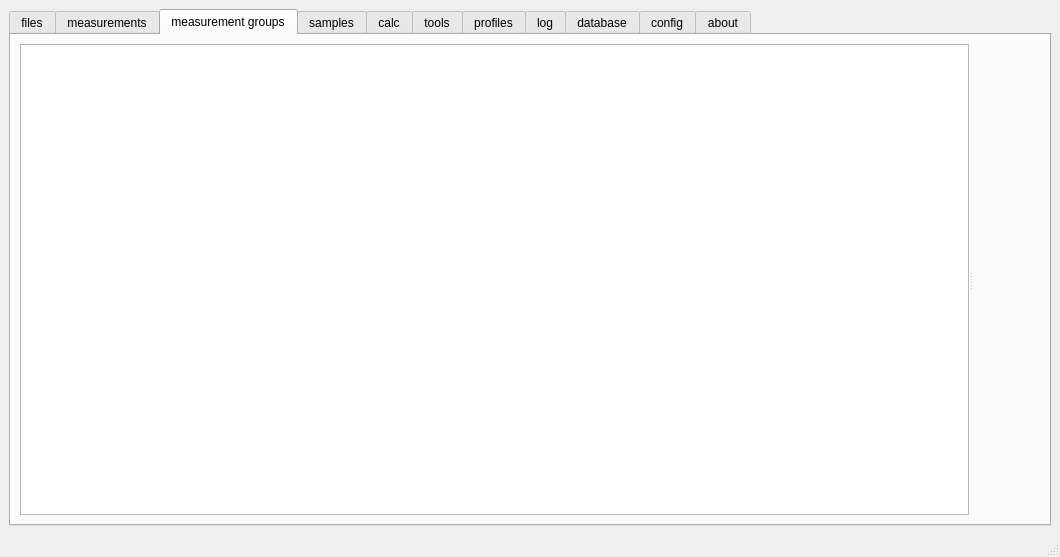
<?xml version="1.0" encoding="UTF-8"?>
<ui version="4.0">
 <class>MainWindow</class>
 <widget class="QMainWindow" name="MainWindow">
  <property name="geometry">
   <rect>
    <x>0</x>
    <y>0</y>
    <width>1060</width>
    <height>557</height>
   </rect>
  </property>
  <property name="sizePolicy">
   <sizepolicy hsizetype="Expanding" vsizetype="Expanding">
    <horstretch>0</horstretch>
    <verstretch>0</verstretch>
   </sizepolicy>
  </property>
  <property name="windowTitle">
   <string>claus</string>
  </property>
  <widget class="QWidget" name="centralwidget">
   <layout class="QVBoxLayout" name="verticalLayout">
    <item>
     <widget class="QTabWidget" name="tabWidget">
      <property name="toolTip">
       <string>&lt;html&gt;&lt;head/&gt;&lt;body&gt;&lt;p&gt;... for further automation&lt;/p&gt;&lt;/body&gt;&lt;/html&gt;</string>
      </property>
      <property name="currentIndex">
       <number>2</number>
      </property>
      <widget class="QWidget" name="tab_files">
       <attribute name="title">
        <string>files</string>
       </attribute>
       <layout class="QVBoxLayout" name="verticalLayout_2">
        <item>
         <widget class="files_treeview_t" name="files_treeView"/>
        </item>
        <item>
         <layout class="QHBoxLayout" name="horizontalLayout_2">
          <item>
           <widget class="QPushButton" name="button_files_to_measurements">
            <property name="text">
             <string>convert selected files to measurements</string>
            </property>
           </widget>
          </item>
          <item>
           <widget class="QPushButton" name="remove_files_duplicates">
            <property name="text">
             <string>remove duplicates</string>
            </property>
           </widget>
          </item>
          <item>
           <widget class="QCheckBox" name="scan_dropped_files_recursivly">
            <property name="text">
             <string>scan dropped folders recursivly</string>
            </property>
            <property name="checked">
             <bool>true</bool>
            </property>
           </widget>
          </item>
         </layout>
        </item>
       </layout>
      </widget>
      <widget class="QWidget" name="tab_measurements">
       <property name="sizePolicy">
        <sizepolicy hsizetype="Minimum" vsizetype="Preferred">
         <horstretch>0</horstretch>
         <verstretch>0</verstretch>
        </sizepolicy>
       </property>
       <attribute name="title">
        <string>measurements</string>
       </attribute>
       <layout class="QHBoxLayout" name="horizontalLayout_7">
        <item>
         <layout class="QVBoxLayout" name="verticalLayout_3">
          <item>
           <widget class="QSplitter" name="splitter">
            <property name="sizePolicy">
             <sizepolicy hsizetype="Minimum" vsizetype="Preferred">
              <horstretch>0</horstretch>
              <verstretch>0</verstretch>
             </sizepolicy>
            </property>
            <property name="layoutDirection">
             <enum>Qt::LeftToRight</enum>
            </property>
            <property name="orientation">
             <enum>Qt::Horizontal</enum>
            </property>
            <property name="handleWidth">
             <number>4</number>
            </property>
            <widget class="measurements_treeview_t" name="measurements_treeView"/>
            <widget class="plotwindow_t" name="measurement_plot_window" native="true"/>
           </widget>
          </item>
         </layout>
        </item>
       </layout>
      </widget>
      <widget class="QWidget" name="tab_MGs">
       <attribute name="title">
        <string>measurement groups</string>
       </attribute>
       <layout class="QHBoxLayout" name="horizontalLayout_4">
        <item>
         <widget class="QSplitter" name="splitter_2">
          <property name="orientation">
           <enum>Qt::Horizontal</enum>
          </property>
          <widget class="mgroups_treeview_t" name="mgroups_treeview">
           <property name="sizePolicy">
            <sizepolicy hsizetype="Expanding" vsizetype="Expanding">
             <horstretch>0</horstretch>
             <verstretch>0</verstretch>
            </sizepolicy>
           </property>
          </widget>
          <widget class="QStackedWidget" name="stackedWidget">
           <property name="currentIndex">
            <number>1</number>
           </property>
           <widget class="QWidget" name="page_3">
            <layout class="QHBoxLayout" name="horizontalLayout_5"/>
           </widget>
           <widget class="QWidget" name="page_4">
            <layout class="QVBoxLayout" name="verticalLayout_5">
             <item>
              <widget class="sims_plot_measurement_widget_t" name="sims_plot_measurement_widget" native="true"/>
             </item>
            </layout>
           </widget>
          </widget>
         </widget>
        </item>
       </layout>
      </widget>
      <widget class="QWidget" name="tab_samples">
       <attribute name="title">
        <string>samples</string>
       </attribute>
      </widget>
      <widget class="QWidget" name="tab_calc">
       <attribute name="title">
        <string>calc</string>
       </attribute>
      </widget>
      <widget class="QWidget" name="tab_tools">
       <attribute name="title">
        <string>tools</string>
       </attribute>
      </widget>
      <widget class="QWidget" name="tab_profiles">
       <attribute name="title">
        <string>profiles</string>
       </attribute>
      </widget>
      <widget class="QWidget" name="tab_log">
       <attribute name="title">
        <string>log</string>
       </attribute>
       <layout class="QVBoxLayout" name="verticalLayout_4">
        <item>
         <layout class="QHBoxLayout" name="horizontalLayout">
          <item>
           <widget class="QCheckBox" name="tab_log_warning">
            <property name="text">
             <string>WARNING</string>
            </property>
            <property name="checked">
             <bool>true</bool>
            </property>
           </widget>
          </item>
          <item>
           <widget class="QCheckBox" name="tab_log_info">
            <property name="text">
             <string>INFO</string>
            </property>
            <property name="checked">
             <bool>true</bool>
            </property>
           </widget>
          </item>
          <item>
           <widget class="QCheckBox" name="tab_log_debug">
            <property name="text">
             <string>DEBUG</string>
            </property>
            <property name="checked">
             <bool>true</bool>
            </property>
           </widget>
          </item>
          <item>
           <widget class="QPushButton" name="tab_log_clear_button">
            <property name="text">
             <string>clear</string>
            </property>
           </widget>
          </item>
         </layout>
        </item>
        <item>
         <widget class="table_log_t" name="tab_log_table"/>
        </item>
       </layout>
      </widget>
      <widget class="QWidget" name="tab_database">
       <attribute name="title">
        <string>database</string>
       </attribute>
      </widget>
      <widget class="QWidget" name="tab_config">
       <attribute name="title">
        <string>config</string>
       </attribute>
       <layout class="QHBoxLayout" name="horizontalLayout_13">
        <item>
         <layout class="QVBoxLayout" name="verticalLayout_12">
          <item>
           <widget class="QTextEdit" name="tofsims_export_directory_textEdit">
            <property name="placeholderText">
             <string>/tmp/exports/tofsims/</string>
            </property>
           </widget>
          </item>
          <item>
           <widget class="QTextEdit" name="dsims_export_directory_textEdit">
            <property name="placeholderText">
             <string>/tmp/exports/dsims/</string>
            </property>
           </widget>
          </item>
         </layout>
        </item>
       </layout>
      </widget>
      <widget class="QWidget" name="tab_about">
       <attribute name="title">
        <string>about</string>
       </attribute>
       <layout class="QHBoxLayout" name="horizontalLayout_3">
        <item>
         <widget class="QLabel" name="about_label">
          <property name="layoutDirection">
           <enum>Qt::LeftToRight</enum>
          </property>
          <property name="text">
           <string>&lt;html&gt;&lt;head/&gt;&lt;body&gt;&lt;p align=&quot;center&quot;&gt;&lt;span style=&quot; font-size:14pt;&quot;&gt;claus V2&lt;/span&gt;&lt;/p&gt;&lt;p align=&quot;center&quot;&gt;&lt;a href=&quot;https://github.com/flosious/CLAUS2&quot;&gt;&lt;span style=&quot; text-decoration: underline; color:#007af4;&quot;&gt;https://github.com/flosious/CLAUS2&lt;/span&gt;&lt;/a&gt;&lt;/p&gt;&lt;p align=&quot;center&quot;&gt;&lt;span style=&quot; font-style:italic; color:#a8abb0;&quot;&gt;Copyright(C) 2020-2022 Florian Bärwolf&lt;/span&gt;&lt;/p&gt;&lt;p align=&quot;center&quot;&gt;&lt;a href=&quot;floribaer@gmx.de&quot;&gt;&lt;span style=&quot; text-decoration: underline; color:#007af4;&quot;&gt;floribaer@gmx.de&lt;/span&gt;&lt;/a&gt;&lt;/p&gt;&lt;p align=&quot;center&quot;&gt;&lt;span style=&quot; font-family:'Hack'; color:#a8abb0;&quot;&gt;This program is free software: you can redistribute it and/or modify&lt;/span&gt;&lt;/p&gt;&lt;p align=&quot;center&quot;&gt;&lt;span style=&quot; font-family:'Hack'; color:#a8abb0;&quot;&gt;it under the terms of the GNU General Public License as published by&lt;/span&gt;&lt;/p&gt;&lt;p align=&quot;center&quot;&gt;&lt;span style=&quot; font-family:'Hack'; color:#a8abb0;&quot;&gt;the Free Software Foundation, either version 3 of the License, or&lt;/span&gt;&lt;/p&gt;&lt;p align=&quot;center&quot;&gt;&lt;span style=&quot; font-family:'Hack'; color:#a8abb0;&quot;&gt;(at your option) any later version.&lt;/span&gt;&lt;/p&gt;&lt;p align=&quot;center&quot;&gt;&lt;span style=&quot; font-family:'Hack'; color:#a8abb0;&quot;&gt;This program is distributed in the hope that it will be useful,&lt;/span&gt;&lt;/p&gt;&lt;p align=&quot;center&quot;&gt;&lt;span style=&quot; font-family:'Hack'; color:#a8abb0;&quot;&gt;but WITHOUT ANY WARRANTY; without even the implied warranty of&lt;/span&gt;&lt;/p&gt;&lt;p align=&quot;center&quot;&gt;&lt;span style=&quot; font-family:'Hack'; color:#a8abb0;&quot;&gt;MERCHANTABILITY or FITNESS FOR A PARTICULAR PURPOSE. See the&lt;/span&gt;&lt;/p&gt;&lt;p align=&quot;center&quot;&gt;&lt;span style=&quot; font-family:'Hack'; color:#a8abb0;&quot;&gt;GNU General Public License for more details.&lt;/span&gt;&lt;/p&gt;&lt;p align=&quot;center&quot;&gt;&lt;span style=&quot; font-family:'Hack'; color:#a8abb0;&quot;&gt;You should have received a copy of the GNU General Public License&lt;/span&gt;&lt;/p&gt;&lt;p align=&quot;center&quot;&gt;&lt;span style=&quot; font-family:'Hack'; color:#a8abb0;&quot;&gt;a long with this program. If not, see &lt;/span&gt;&lt;a href=&quot;https://www.gnu.org/licenses/&quot;&gt;&lt;span style=&quot; text-decoration: underline; color:#007af4;&quot;&gt;https://www.gnu.org/licenses/&lt;/span&gt;&lt;/a&gt;&lt;span style=&quot; font-family:'Hack'; color:#a8abb0;&quot;&gt;.&lt;/span&gt;&lt;/p&gt;&lt;/body&gt;&lt;/html&gt;</string>
          </property>
          <property name="textFormat">
           <enum>Qt::AutoText</enum>
          </property>
         </widget>
        </item>
       </layout>
      </widget>
     </widget>
    </item>
   </layout>
  </widget>
  <widget class="QStatusBar" name="statusbar"/>
  <widget class="QMenuBar" name="menubar">
   <property name="geometry">
    <rect>
     <x>0</x>
     <y>0</y>
     <width>1060</width>
     <height>23</height>
    </rect>
   </property>
  </widget>
 </widget>
 <customwidgets>
  <customwidget>
   <class>plotwindow_t</class>
   <extends>QWidget</extends>
   <header>plotwindow_t.hpp</header>
   <container>1</container>
  </customwidget>
  <customwidget>
   <class>files_treeview_t</class>
   <extends>QTreeView</extends>
   <header>files_treeview_t.hpp</header>
  </customwidget>
  <customwidget>
   <class>measurements_treeview_t</class>
   <extends>QTreeView</extends>
   <header>measurements_treeview_t.hpp</header>
  </customwidget>
  <customwidget>
   <class>mgroups_treeview_t</class>
   <extends>QTreeView</extends>
   <header>mgroups_treeview_t.hpp</header>
  </customwidget>
  <customwidget>
   <class>table_log_t</class>
   <extends>QTableWidget</extends>
   <header>table_log_t.hpp</header>
  </customwidget>
  <customwidget>
   <class>sims_plot_measurement_widget_t</class>
   <extends>QWidget</extends>
   <header>sims_plot_measurement_widget_t.hpp</header>
   <container>1</container>
  </customwidget>
 </customwidgets>
 <resources/>
 <connections/>
</ui>
